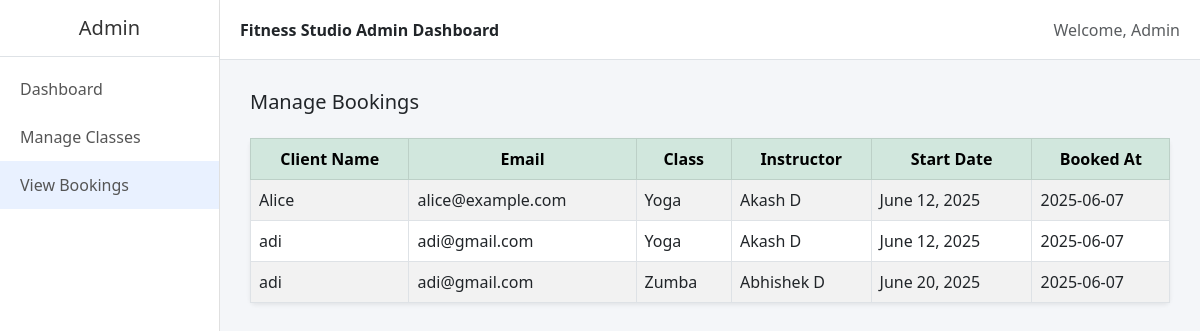
The app's page /all_bookings/ with its own data.
### booking/models.py (models this page shows, shortened)
class Booking(models.Model):
    fitness_class = models.ForeignKey(FitnessClass, on_delete=models.CASCADE, related_name='bookings')
    client_name = models.CharField(max_length=100)
    client_email = models.EmailField()
    booked_at = models.DateTimeField(auto_now_add=True)
    class Meta:
        unique_together = ('fitness_class', 'client_email')

class FitnessClass(models.Model):
    CLASS_CHOICES = [
        ('Yoga', 'Yoga'),
        ('Zumba', 'Zumba'),
        ('HIIT', 'HIIT'),
    ]
    name = models.CharField(max_length=20, choices=CLASS_CHOICES)
    instructor = models.CharField(max_length=100)
    start_date = models.DateField()
    total_slots = models.PositiveIntegerField()
    available_slots = models.PositiveIntegerField()

### booking/views.py (the view)
# urls.py: path('all_bookings/', views.all_bookings_view, name='all_bookings'),
def all_bookings_view(request):
    bookings = Booking.objects.select_related('fitness_class').all()
    context = {
        'current_url_name':'view_bookings',
        'bookings': bookings
    }
    return render(request, 'view_bookings.html',context)

### booking/templates/view_bookings.html
{% extends "base.html" %}
{% block content %}
<div class="d-flex justify-content-between align-items-center mb-3">
    <h5>Manage Bookings</h5>
</div>
<table class="table table-striped table-hover table-bordered bg-white shadow-sm rounded">
    <thead class="table-success text-center">
        <tr>
            <th scope="col">Client Name</th>
            <th scope="col">Email</th>
            <th scope="col">Class</th>
            <th scope="col">Instructor</th>
            <th scope="col">Start Date</th>
            <th scope="col">Booked At</th>
        </tr>
    </thead>
    <tbody>
        {% for b in bookings %}
        <tr>
            <td>{{ b.client_name }}</td>
            <td>{{ b.client_email }}</td>
            <td>{{ b.fitness_class.name }}</td>
            <td>{{ b.fitness_class.instructor }}</td>
            <td>{{ b.fitness_class.start_date }}</td>
            <td>{{ b.booked_at|date:"Y-m-d" }}</td>
        </tr>
        {% empty %}
        <tr>
            <td colspan="6" class="text-center text-muted">No bookings found.</td>
        </tr>
        {% endfor %}
    </tbody>
</table>
{% endblock %}

### booking/templates/base.html (shortened to what this page needs)
<!DOCTYPE html>
<html lang="en">
<head>
    <link href="https://cdn.jsdelivr.net/npm/bootstrap@5.3.0/dist/css/bootstrap.min.css" rel="stylesheet">
    <link rel="stylesheet" href="/static/assets/css/style.css">
    <link rel="stylesheet" type="text/css" href="https://cdn.jsdelivr.net/npm/toastify-js/src/toastify.min.css">
</head>
<body>
    <div class="sidebar d-flex flex-column">
        <h5 class="text-center py-3 border-bottom">Admin</h5>
        <a href="/" class="{% if current_url_name == 'dashboard' %}active{% endif %}">Dashboard</a>
        <a href="{% url 'manage_classes' %}" class="{% if current_url_name == 'manage_classes' %}active{% endif %}">Manage Classes</a>
        <a href="{% url 'all_bookings' %}" class="{% if current_url_name == 'view_bookings' %}active{% endif %}">View Bookings</a>
    </div>
    <div class="d-flex flex-column flex-grow-1">
        <div class="topbar d-flex align-items-center justify-content-between">
            <span class="fw-bold">Fitness Studio Admin Dashboard</span>
            <span class="text-muted">Welcome, Admin</span>
        </div>
        <div class="main">
            {% block content %}{% endblock %}
        </div>
    </div>
</body>
</html>

### static/assets/css/style.css (style rules this page uses)
body { display: flex; min-height: 100vh; font-family: 'Segoe UI', Tahoma, Geneva, Verdana, sans-serif; background-color: #f4f6f9; }
.sidebar { width: 220px; background-color: #ffffff; color: #333; box-shadow: 2px 0 5px rgba(0,0,0,0.05); border-right: 1px solid #e0e0e0; }
.sidebar a { color: #555; display: block; padding: 12px 20px; text-decoration: none; transition: background-color 0.2s, color 0.2s; }
.active { background-color: #e9f1ff; color: #007bff; }
.topbar { height: 60px; background-color: #ffffff; padding: 10px 20px; border-bottom: 1px solid #dee2e6; display: flex; align-items: center; justify-content: space-between; box-shadow: 0px 2px 4px rgba(0, 0, 0, 0.02); }
.main { flex: 1; padding: 30px; background-color: #f4f6f9; }

### records on screen
Booking: client_name "Alice", client_email "alice@example.com", fitness_class.name "Yoga", fitness_class.instructor "Akash D", fitness_class.start_date "June 12, 2025", booked_at "2025-06-07"
Booking: client_name "adi", client_email "adi@gmail.com", fitness_class.name "Yoga", fitness_class.instructor "Akash D", fitness_class.start_date "June 12, 2025", booked_at "2025-06-07"
Booking: client_name "adi", client_email "adi@gmail.com", fitness_class.name "Zumba", fitness_class.instructor "Abhishek D", fitness_class.start_date "June 20, 2025", booked_at "2025-06-07"
